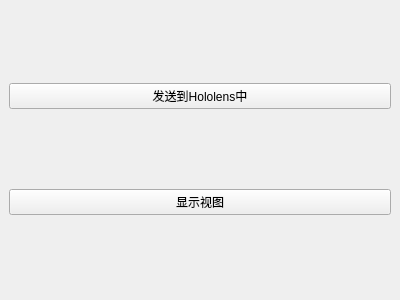
<?xml version="1.0" encoding="UTF-8"?>
<ui version="4.0">
 <class>igwXRInterfaceDockWidget</class>
 <widget class="QDockWidget" name="igwXRInterfaceDockWidget">
  <property name="geometry">
   <rect>
    <x>0</x>
    <y>0</y>
    <width>400</width>
    <height>300</height>
   </rect>
  </property>
  <property name="windowTitle">
   <string>DockWidget</string>
  </property>
  <widget class="QWidget" name="dockWidgetContents">
   <layout class="QVBoxLayout" name="verticalLayout">
    <item>
     <widget class="QPushButton" name="SendToXRBtn">
      <property name="text">
       <string>发送到Hololens中</string>
      </property>
     </widget>
    </item>
    <item>
     <widget class="QPushButton" name="ShowViewBtn">
      <property name="text">
       <string>显示视图</string>
      </property>
     </widget>
    </item>
   </layout>
  </widget>
 </widget>
 <resources/>
 <connections/>
</ui>
